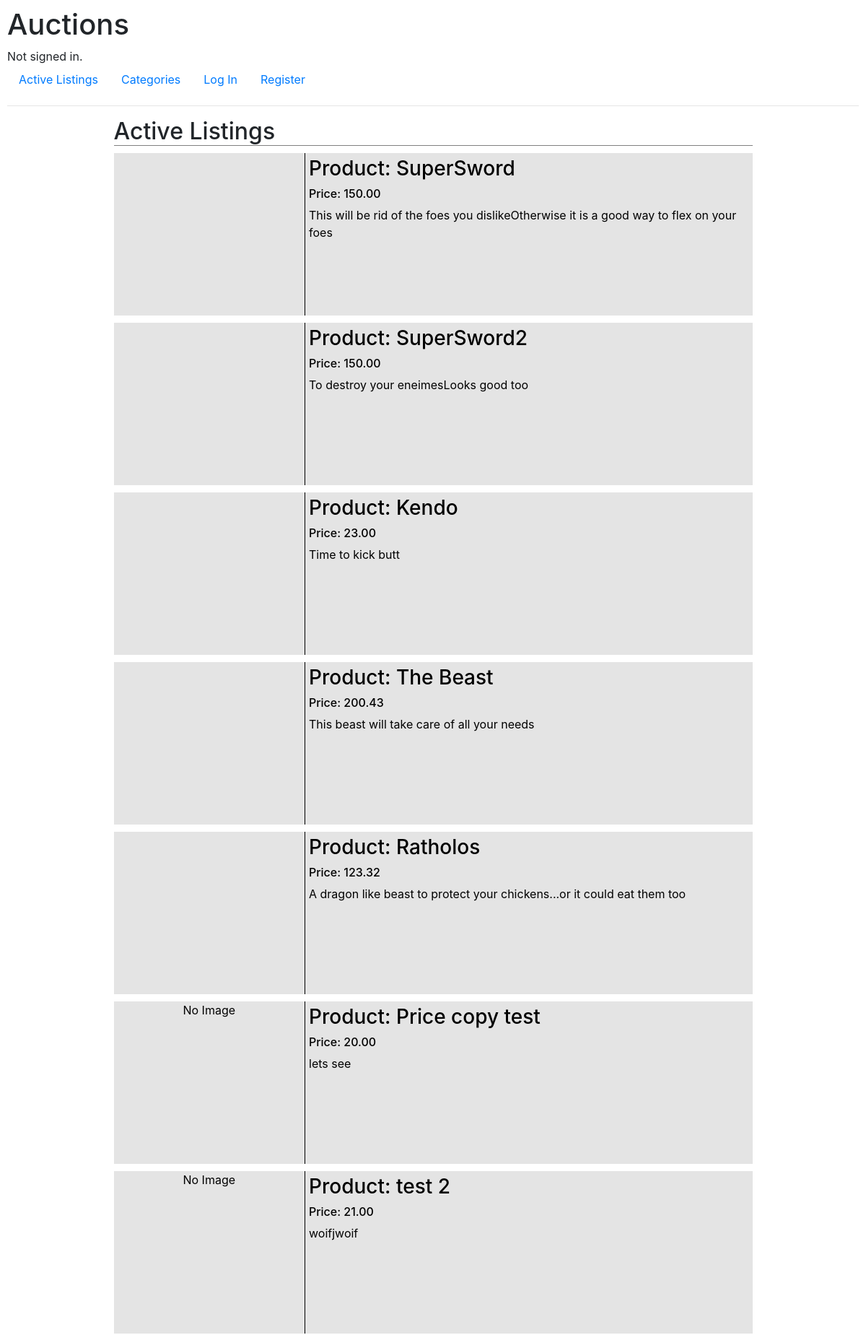
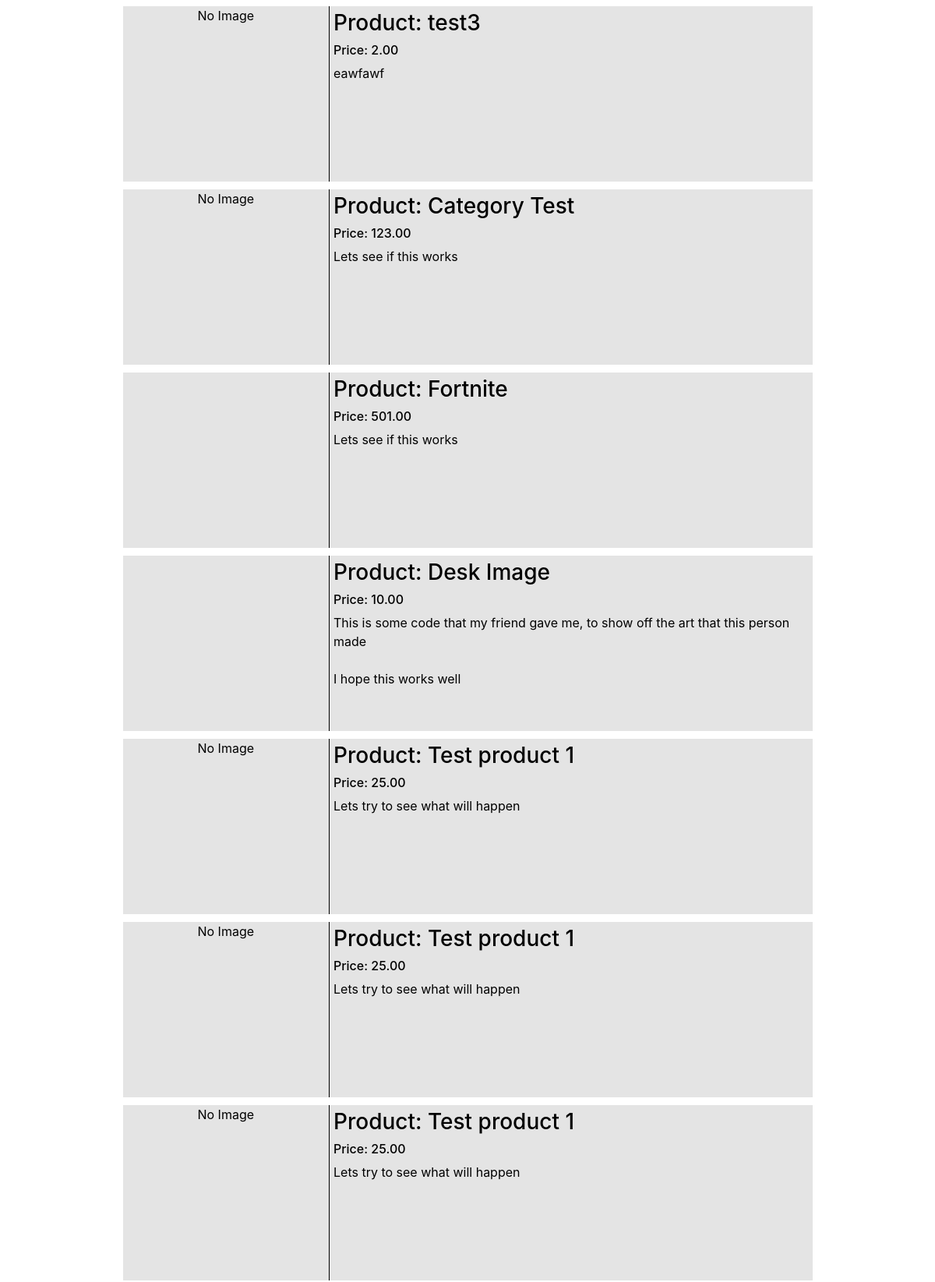
The page / (upper part) on the database its author committed (2 pictures, top to bottom).
### auctions/models.py (models this page shows, shortened)
class Listing(models.Model):
    now = datetime.datetime.now()
    author = models.ForeignKey(User, related_name="author", on_delete=models.CASCADE, default="")
    product = models.CharField(max_length=64)
    price = models.CharField(max_length=15)
    image_url = models.URLField(default=0, blank=True)
    description = models.CharField(max_length=360)
    num_bids = models.IntegerField(default=0)
    active = models.IntegerField(default=1)
    category = models.CharField(max_length=64,default="")
    date = models.CharField(max_length=10, default=f"{now.month}/{now.day}/{now.year}")
    top_bid = models.CharField(max_length=15, default=0)
    wishlist = models.ManyToManyField(User, blank=True, related_name="wishlisted_listings")

### auctions/views.py (the view)
# urls.py: path("", views.index, name="index"),
def index(request):
    listings= Listing.objects.all()
    return render(request, "auctions/index.html",{
        "listings": listings
    })

### auctions/templates/auctions/index.html
{% extends "auctions/layout.html" %}
{% block body %}
    <h2 class="page-title">Active Listings</h2>
    {% for listing in listings %}
        <a class="listing-link" href="listing/{{ listing.id }}">
            <div class="listing-container">
                <div class="listing-image">
                    {% if listing.image_url %}
                        <img src="{{ listing.image_url }}" alt="{{ list.name }}">
                    {% else %}
                        <p>No Image</p>
                    {% endif %}
                </div>
                <div class="listing-text">
                    <h3 class="listing-header">Product: {{ listing.product }}</h3>
                    <h6 class="listing-price">Price: {{ listing.price }}</h6>
                    <p class="listing-description">{{ listing.description|linebreaksbr }}</p>
                </div>
            </div>
        </a>
    {% endfor %}
{% endblock %}

### auctions/templates/auctions/layout.html (shortened to what this page needs)
{% load static %}
<!DOCTYPE html>
<html lang="en">
    <head>
        <link rel="stylesheet" href="https://stackpath.bootstrapcdn.com/bootstrap/4.4.1/css/bootstrap.min.css">
        <link href="{% static 'auctions/styles.css' %}" rel="stylesheet">
    </head>
    <body>
        <h1>Auctions</h1>
        <div>
            {% if user.is_authenticated %}
                Signed in as <strong>{{ user.username }}</strong>.
            {% else %}
                Not signed in.
            {% endif %}
        </div>
        <ul class="nav">
            <li class="nav-item">
                <a class="nav-link" href="{% url 'index' %}">Active Listings</a>
            </li>
            <li class="nav-item">
                <a class="nav-link" href="{% url 'categories' %}">Categories</a>
            </li>
            {% if user.is_authenticated %}
                <li class="nav-item">
                    <a class="nav-link" href="{% url 'wishlist'  user.username  %}">Your Wishlist</a>
                </li>
                <li class="nav-item">
                    <a class="nav-link" href="{% url 'create' %}">Create Listing</a>
                </li>
                <li class="nav-item">
                    <a class="nav-link" href="{% url 'logout' %}">Log Out</a>
                </li>
            {% else %}
                <li class="nav-item">
                    <a class="nav-link" href="{% url 'login' %}">Log In</a>
                </li>
                <li class="nav-item">
                    <a class="nav-link" href="{% url 'register' %}">Register</a>
                </li>
            {% endif %}
        </ul>
        <hr>
        {% block body %}
        {% endblock %}
    </body>
</html>

### auctions/static/auctions/styles.css (style rules this page uses)
body { padding: 10px; }
.listing-container { width: 75%; background-color: rgb(228,228,228); margin-left:12.5%; margin-bottom:10px; height: 225px; }
.listing-container:after { content: ""; display: table; clear: both; }
.listing-image { border-right: 1px solid black; width:30%; padding:auto; float:left; height:100%; text-align: center; }
.listing-text { float:left; width:70%; height:100%; padding: 5px; }
.listing-price { left:35%; }
.listing-header { left: 35%; }
.listing-description { left: 35%; }
.listing-link { display:block; color:black; text-decoration: none; text-emphasis: none; }
.page-title { border-bottom: 1px solid grey; width:75%; margin-left:12.5%; margin-bottom: 10px; }

### rows shown on the page
Listing: product "SuperSword", price "150.00", description "This will be rid of the foes you dislikeOtherwise it is a good way to flex on your foes"
Listing: product "SuperSword2", price "150.00", description "To destroy your eneimesLooks good too"
Listing: product "Kendo", price "23.00", description "Time to kick butt"
Listing: product "The Beast", price "200.43", description "This beast will take care of all your needs"
Listing: product "Ratholos", price "123.32", description "A dragon like beast to protect your chickens...or it could eat them too"
Listing: image_url "No Image", product "Price copy test", price "20.00", description "lets see"
Listing: image_url "No Image", product "test 2", price "21.00", description "woifjwoif"
Listing: image_url "No Image", product "test3", price "2.00", description "eawfawf"
Listing: image_url "No Image", product "Category Test", price "123.00", description "Lets see if this works"
Listing: product "Fortnite", price "501.00", description "Lets see if this works"
Listing: product "Desk Image", price "10.00", description "This is some code that my friend gave me, to show off the art that this person made I hope this works well"
Listing: image_url "No Image", product "Test product 1", price "25.00", description "Lets try to see what will happen"
Listing: image_url "No Image", product "Test product 1", price "25.00", description "Lets try to see what will happen"
Listing: image_url "No Image", product "Test product 1", price "25.00", description "Lets try to see what will happen"
